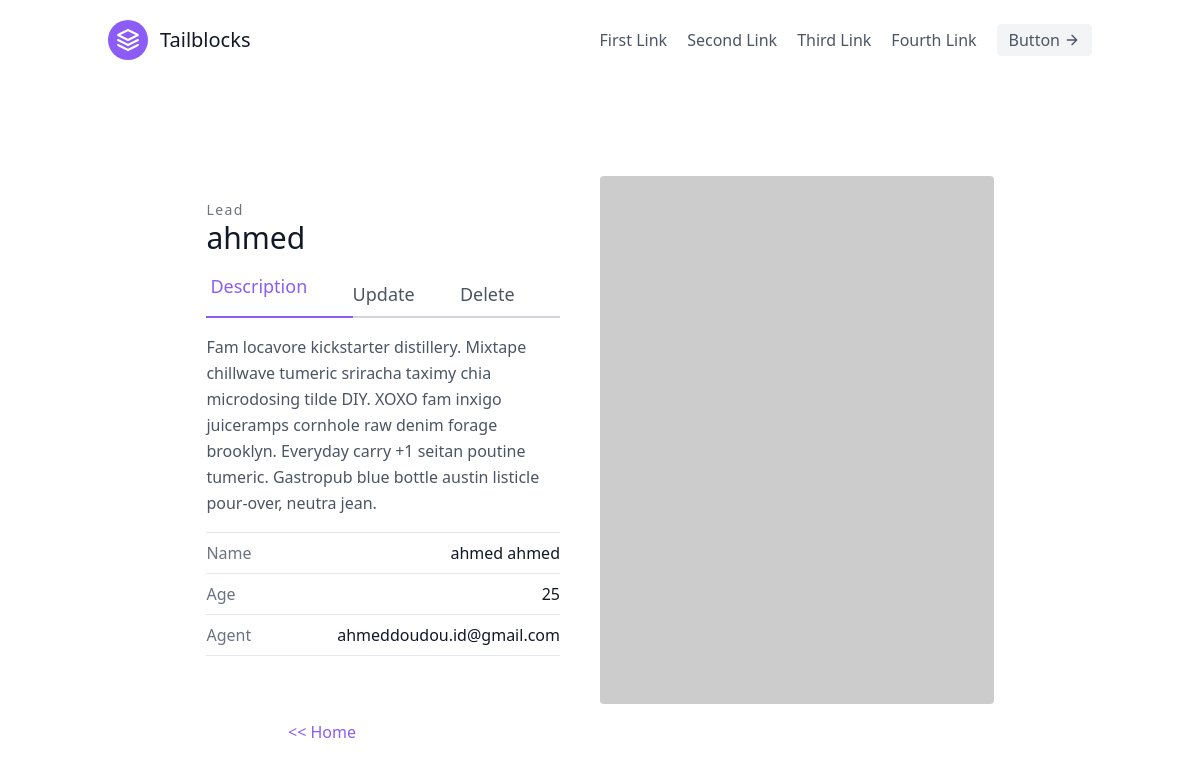
Page /leads/detail/4/ on the committed database.
### leads/models.py (models this page shows, shortened)
class Lead(models.Model):
    first_name = models.CharField( max_length=50)
    last_name  = models.CharField( max_length=50)
    age        = models.IntegerField(default=0)
    agent      = models.ForeignKey("Agent", on_delete=models.CASCADE)

class Agent(models.Model):
    user = models.OneToOneField(User, on_delete=models.CASCADE)
    def __str__(self):
        return self.user.email

class User(AbstractUser):
    pass

### leads/views.py (the view)
# urls.py: path('detail/<int:pk>/',LeadDetailView.as_view(), name='detail-lead'),
class LeadDetailView(DetailView):
    template_name = "Lead/lead_detail.html/"
    queryset = Lead.objects.all()
    context_object_name = "lead"

### leads/templates/Lead/lead_detail.html
{% extends 'base.html' %} {% block content %}
<section class="text-gray-600 body-font overflow-hidden">
    <div class="container px-5 py-24 mx-auto">
        <div class="lg:w-4/5 mx-auto flex flex-wrap">
            <div class="lg:w-1/2 w-full lg:pr-10 lg:py-6 mb-6 lg:mb-0">
                <h2 class="text-sm title-font text-gray-500 tracking-widest"> Lead</h2>
                <h1 class="text-gray-900 text-3xl title-font font-medium mb-4">{{lead.first_name}}</h1>
                <div class="flex mb-4">
                    <a href="{% url 'leads:detail-lead' lead.id %}" class="flex-grow text-purple-500 border-b-2 border-purple-500  text-lg px-1">Description</a>
                    <a href="{% url 'leads:update-lead' lead.id %}" class="flex-grow border-b-2 border-gray-300 py-2 text-lg px-1py-2">Update</a>
                    <a href="{% url 'leads:delete-lead' lead.id %}" class="flex-grow border-b-2 border-gray-300 py-2 text-lg px-1">Delete</a>
                </div>
                <p class="leading-relaxed mb-4">Fam locavore kickstarter distillery. Mixtape chillwave tumeric sriracha taximy chia microdosing tilde DIY. XOXO fam inxigo juiceramps cornhole raw denim forage brooklyn. Everyday carry +1 seitan poutine tumeric. Gastropub blue bottle austin
                    listicle pour-over, neutra jean.</p>
                <div class="flex border-t border-gray-200 py-2">
                    <span class="text-gray-500">Name</span>
                    <span class="ml-auto text-gray-900"> {{lead.first_name}} {{lead.last_name}} </span>
                </div>
                <div class="flex border-t border-gray-200 py-2">
                    <span class="text-gray-500">Age</span>
                    <span class="ml-auto text-gray-900"> {{lead.age}} </span>
                </div>
                <div class="flex border-t border-b mb-6 border-gray-200 py-2">
                    <span class="text-gray-500">Agent</span>
                    <span class="ml-auto text-gray-900"> {{lead.agent}} </span>
                </div>
            </div>
            <img alt="ecommerce" class="lg:w-1/2 w-full lg:h-auto h-64 object-cover object-center rounded" src="https://dummyimage.com/400x400">
        </div>
        <div class="flex pl-4 mt-4 lg:w-2/3 w-full mx-auto">
            <a href=" {% url 'leads:home' %} " class="text-purple-500 inline-flex items-center md:mb-2 lg:mb-0">
                << Home</a>
        </div>
    </div>
</section>
{% endblock content %}

### rows in the picture
Lead: first_name "ahmed", last_name "ahmed", age "25", agent "ahmeddoudou.id@gmail.com"
